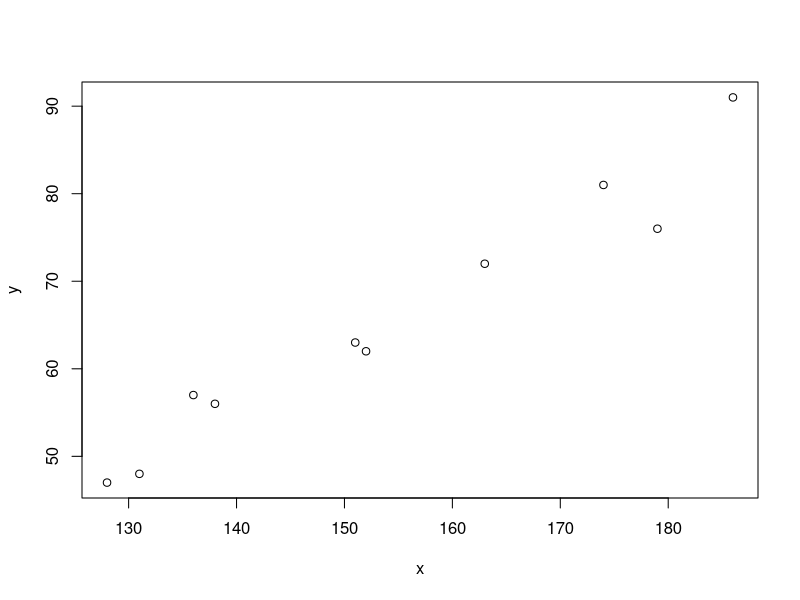
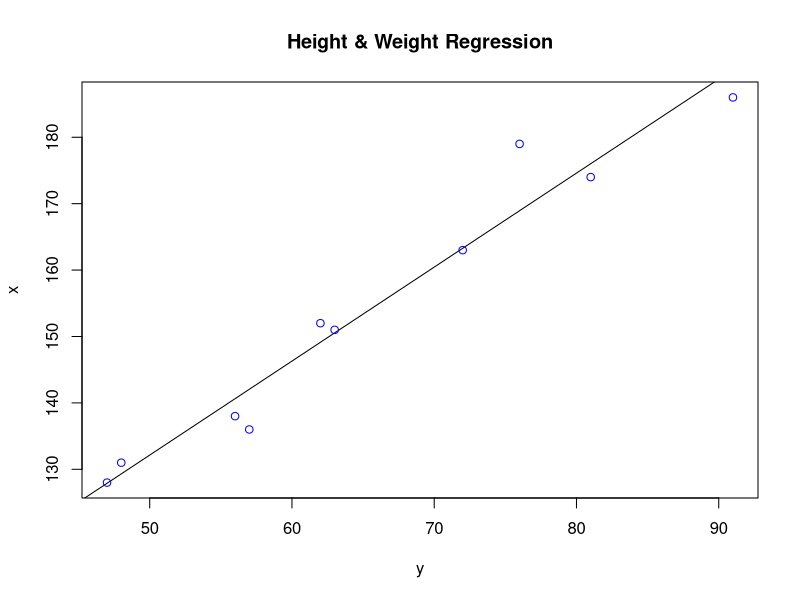

Recreate these plots in R, in order.
# linear regression
x <- c(151, 174, 138, 186, 128, 136, 179, 163, 152, 131)
y <- c(63, 81, 56, 91, 47, 57, 76, 72, 62, 48)

# Apply the lm() function.
relation <- lm(y~x)

print(relation)

plot(y~x)

print(summary(relation))


a <- data.frame(x = 179)

result <- predict(relation,a)
print(result)

# file
png(file = "linearregression.png")

# plot 
plot(y,x,col="blue",main = "Height & Weight Regression", abline(lm(x~y),cex = 1.3,pch = 16 ,xlab = "Weight in kg",
                                                                ylab = "Height in cm"))

dev.off()

head(mtcars)


# Multiple regression 
# use the dataset "mtcars", including: 每加仑里程(mpg),气缸排量(disp),马力(hp),汽车重量("wt")
input <- mtcars[,c("mpg","disp","hp","wt")]
print(head(input))

# create the relationship model 
model <- lm(mpg ~ disp+hp+wt,data = input)

# show the model
print(model)

# Get the intercept and cofficients as vector elements
cat("# # # # the coefficient values ###")

a <- coef(model)[1]
print(a)



# logical regression
input <- mtcars[,c("am","cyl","hp","wt")]
am.data <- glm(formula = am ~ cyl+hp+wt, data = input, family = binomial)

print(summary(am.data))